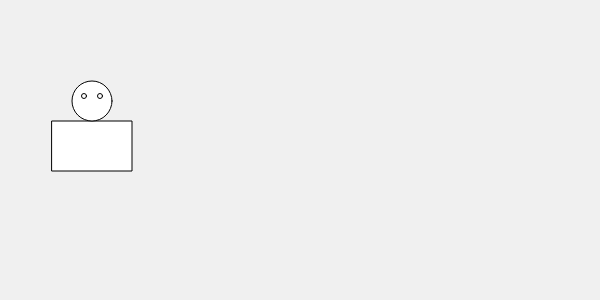
Frame 1 (no input)
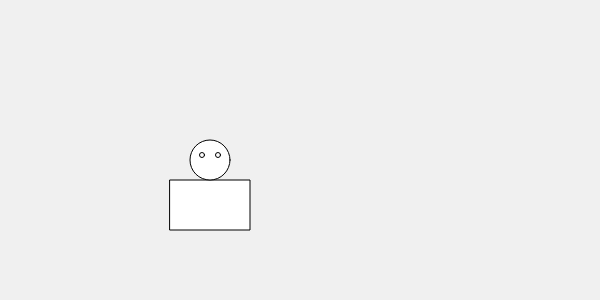
Frame 60 (no input)
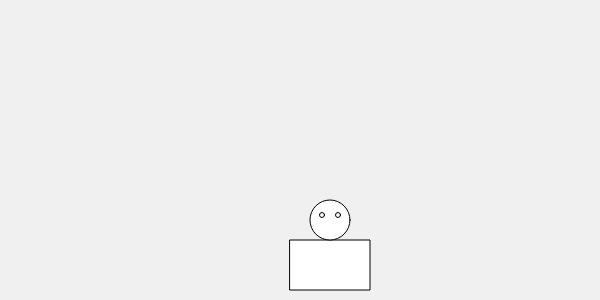
Frame 120 (the mouse pressed at the canvas centre since frame 60)

The p5.js sketch that drew these frames (run headless with seeded random() and noise() and a simulated clock; from frame 60 on, the mouse is pressed at the canvas centre):

// p5.js sketch
// ── sketch.js
let x = 50, y = 120;
let vx = 2, vy = 1;
let w = 80, h = 50;
let seguirMouse = false;
let a = 0.05;
let tx = 0, ty = 0;

function setup() {
 createCanvas(600, 300);
}

function draw() {
 background(240);

  // seguimiento suave
  if (seguirMouse) {
    x += a * (mouseX - x);
    y += a * (mouseY - y);
  } else {
    // movimiento normal
    x += vx;
    y += vy;
  }

  // rebote correcto
  if (x < 0 || x + w > width) {
    vx *= -1;
  }
  if (y < 0 || y + h > height) {
    vy *= -1;
  }

  // objeto compuesto
  push();
  translate(tx, ty);
  // cuerpo
  rect(x, y, w, h);
  // cabeza
  ellipse(x + w / 2, y - 20, 40, 40);
  // ojos
  ellipse(x + w / 2 - 8, y - 25, 5, 5);
  ellipse(x + w / 2 + 8, y - 25, 5, 5);

  pop();
}

// controles
function keyPressed() {
  if (key === 'm') {
    seguirMouse = !seguirMouse; // activar-desactivar seguimiento
  }
  // mover objeto compuesto
  if (keyCode === LEFT_ARROW) tx -= 10;
  if (keyCode === RIGHT_ARROW) tx += 10;
  if (keyCode === UP_ARROW) ty -= 10;
  if (keyCode === DOWN_ARROW) ty += 10;
}


/*1. ¿Cuál es la diferencia entre sumar tx a cada figura y usar translate(tx,0)?
    Sumar tx mueve cada figura individualmente; translate() mueve todo el sistema de coordenadas, manteniendo el objeto unido automáticamente.
  2. Si vy es positivo, ¿en qué dirección se mueve el objeto en p5.js y por qué?
    Hacia abajo, porque en p5.js el eje Y crece hacia abajo en la pantalla.
  3. ¿Qué ecuación describe la posición X del objeto si tx += 2?
    Es un movimiento lineal: 𝑥(𝑡)= 𝑥0 + 2𝑡
*/
